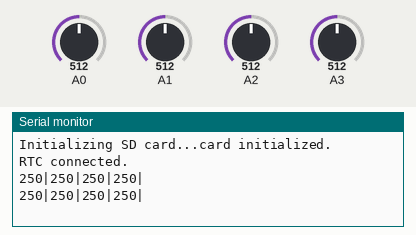
Simulated run of this sketch. Board: Arduino Uno, built with avr-gcc and run on an emulated ATmega328P. Shown: the last lines printed to the serial monitor. The test bench sets the inputs (shaded band); at power-on: A0 = 512, A1 = 512, A2 = 512, A3 = 512. The local clock reads 2024-03-15 10:24:30 at power-on unless the sketch sets it; storage starts empty.

Above: at 5.8 s.
5.9 s: A0 set to 716
At 10.7 s:
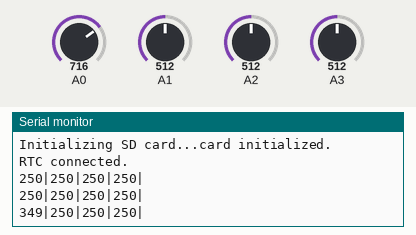
10.9 s: A1 set to 716
At 16.3 s:
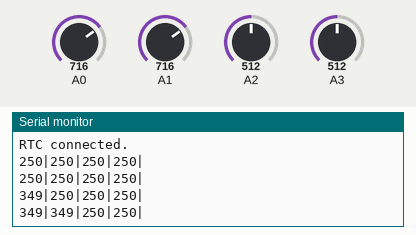
20.2 s: A2 set to 716
At 20.2 s:
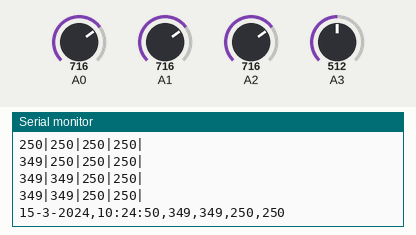
25.2 s: A3 set to 716
At 25.2 s:
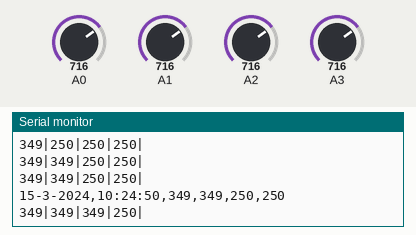
30.2 s: A0 set to 992
At 30.2 s:
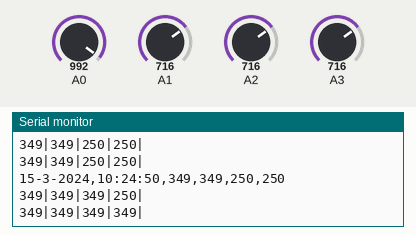
35.2 s: A1 set to 992
At 35.2 s:
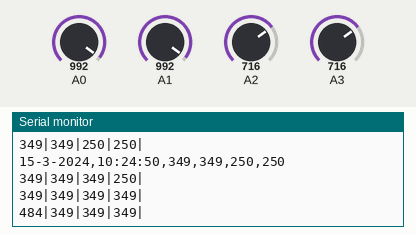
Timing chart, 0 to 38.2 s (numbered marks = the images above; inputs shaded):
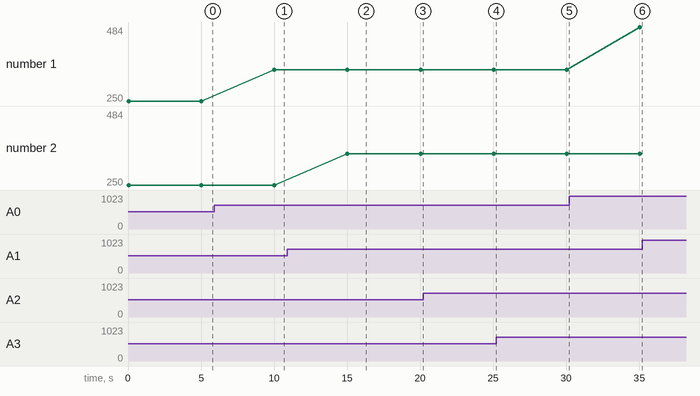

The sketch:

Solar_arduino.ino
```cpp
/* SOLAR OVEN CODE
    Date:29/3/2020  Update #1:  Adding Sensors     :completed
                                Bluetooth Config   :completed    note: keep delay rate of arduino code less than timer refresh rate of app
                                SD Card            :completed
                                RTC module connect :completed


*/

/* header files */
#include <SPI.h>      //SD card
#include <SD.h>       //SD card

#include <Wire.h>     //RTC
#include <RTClib.h>


RTC_DS3231 rtc;
DateTime now;

int prim=0,aux1=0,aux2=0,aux3=0; //sensor variables declaration
const int chipSelect = 4;        //SD.CS pin on D4
int count=0;


void setup() {  // put your setup code here, to run once:
  Serial.begin(9600);
  Wire.begin();

  Serial.print("Initializing SD card...");                    //SD card Check

  // see if the card is present and can be initialized:
  if (!SD.begin(chipSelect)) {
    Serial.println("Card failed, or not present");
    // don't do anything more:
    while (1);
  }
  Serial.println("card initialized.");

  if (rtc.begin())
    Serial.println("RTC connected.");
  else if (! rtc.begin())
  {
    Serial.println("Couldn't find RTC Module");
    while (1);
  }

  if (rtc.lostPower())
  {
    Serial.println("RTC lost power, lets set the time!");
    //rtc.adjust(DateTime(F(__DATE__), F(__TIME__)));
    //rtc.adjust(DateTime(2020, 1, 28, 21,14 , 0));
  }
  //rtc.adjust(DateTime(F(__DATE__), F(__TIME__)));
}


void loop() {  // put your main code here, to run repeatedly:

        /* Read values from sensors A0 to A3*/
        prim=(5.0 * analogRead(A0) *100.0)/1024;
        aux1=(5.0 * analogRead(A1) *100.0)/1024;
        aux2=(5.0 * analogRead(A2) *100.0)/1024;
        aux3=(5.0 * analogRead(A3) *100.0)/1024;


        Serial.println(String(prim)+"|"+String(aux1)+"|"+String(aux2)+"|"+String(aux3)+"|");   //sending via bluetooth and serial monitor

        //------------------------- bluetooth upload completed ... sd card storage started -----------------------------------------

    if(count>=4)               //stores valuesa fter 20secs... increase count to suit time ... 1 = 5sec , 4= 20sec
    {


         String dataString = "";


         now = rtc.now();


         dataString = String(now.day());
         dataString += "-";
         dataString += String(now.month());
         dataString += "-";
         dataString += String(now.year());
         dataString += ",";

         dataString += String(now.hour());
         dataString += ":";
         dataString += String(now.minute());
         dataString += ":";
         dataString += String(now.second());
         dataString += ",";
        // read three sensors and append to the string:
  for (int analogPin = 0; analogPin < 4; analogPin++) {
    int sensor = (5.0 * analogRead(analogPin)*100.0)/1024;
    dataString += String(sensor);
    if (analogPin < 3) {
      dataString += ",";
    }
  }

  // open the file. note that only one file can be open at a time,
  // so you have to close this one before opening another.
  File dataFile = SD.open("datalog.txt", FILE_WRITE);

  // if the file is available, write to it:
  if (dataFile) {
    dataFile.println(dataString);
    dataFile.close();
    // print to the serial port too:
    Serial.println(dataString);
  }
  // if the file isn't open, pop up an error:
  else {
    Serial.println("error opening datalog.txt");
  }
    count=0;
        // --------------------------- SD card save completed ----------------------------------------
    }


        delay(5000);
        count++;

}
```

Measured:
- after the input at 5.9 s, the serial monitor: prints a new line after 4.1 s (image 1)
- after the input at 10.9 s, the serial monitor: prints a new line after 4.1 s (image 2)
- plotted number 1: 250 → 349 after the input at 5.9 s, 349 → 484 after the input at 30.2 s
